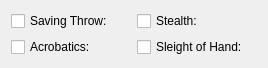
  <widget class="QWidget" name="layoutWidget5">
   <property name="geometry">
    <rect>
     <x>350</x>
     <y>280</y>
     <width>248</width>
     <height>42</height>
    </rect>
   </property>
   <layout class="QGridLayout" name="gridLayout_14">
    <item row="0" column="0">
     <widget class="QCheckBox" name="chkDexSave">
      <property name="minimumSize">
       <size>
        <width>120</width>
        <height>0</height>
       </size>
      </property>
      <property name="maximumSize">
       <size>
        <width>120</width>
        <height>16777215</height>
       </size>
      </property>
      <property name="text">
       <string>Saving Throw:</string>
      </property>
     </widget>
    </item>
    <item row="0" column="1">
     <widget class="QCheckBox" name="chkStealth">
      <property name="minimumSize">
       <size>
        <width>120</width>
        <height>0</height>
       </size>
      </property>
      <property name="maximumSize">
       <size>
        <width>120</width>
        <height>16777215</height>
       </size>
      </property>
      <property name="text">
       <string>Stealth:</string>
      </property>
     </widget>
    </item>
    <item row="1" column="0">
     <widget class="QCheckBox" name="chkAcrobatics">
      <property name="minimumSize">
       <size>
        <width>120</width>
        <height>0</height>
       </size>
      </property>
      <property name="maximumSize">
       <size>
        <width>120</width>
        <height>16777215</height>
       </size>
      </property>
      <property name="text">
       <string>Acrobatics:</string>
      </property>
     </widget>
    </item>
    <item row="1" column="1">
     <widget class="QCheckBox" name="chkSleightOfHand">
      <property name="minimumSize">
       <size>
        <width>120</width>
        <height>0</height>
       </size>
      </property>
      <property name="maximumSize">
       <size>
        <width>120</width>
        <height>16777215</height>
       </size>
      </property>
      <property name="text">
       <string>Sleight of Hand:</string>
      </property>
     </widget>
    </item>
   </layout>
  </widget>
